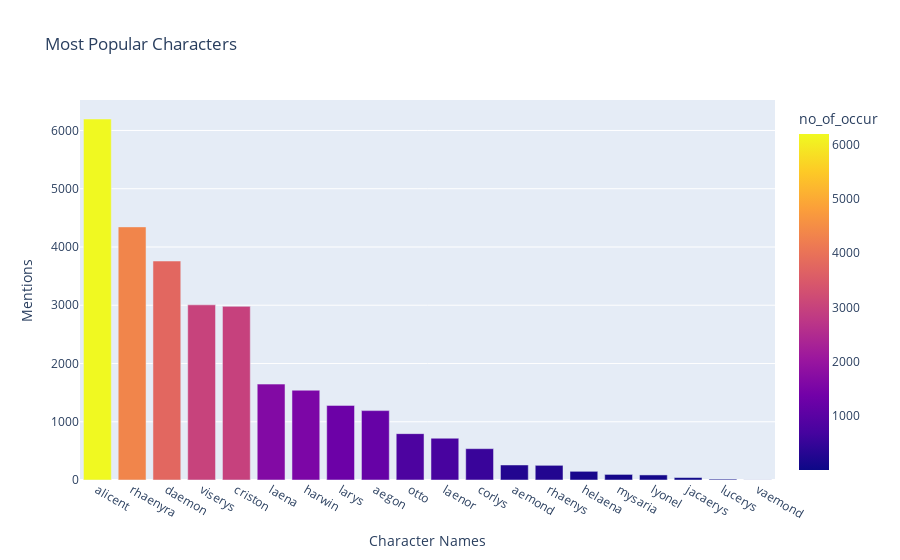

Notebook cell for this chart:
### Code cell
#visualizing most popular characters using plotly graph
fig = px.bar(char_count2, x = 'main_char' , y = 'no_of_occur', color = 'no_of_occur',title = 'Most Popular Characters' )
fig.update_xaxes(title_text = 'Character Names')
fig.update_yaxes(title_text = 'Mentions')
fig.show()

### Figure 1 — Plotly figure (JSON) as saved in the notebook; plotly's stock layout.template omitted (floating-point values rounded to 4 significant figures)
{"data": [{"alignmentgroup": "True", "hovertemplate": "main_char=%{x}<br>no_of_occur=%{marker.color}<extra></extra>", "legendgroup": "", "marker": {"color": [6197, 4345, 3759, 3007, 2981, 1646, 1541, 1281, 1191, 796, 717, 538, 258, 252, 149, 96, 87, 42, 15, 2], "coloraxis": "coloraxis", "pattern": {"shape": ""}}, "name": "", "offsetgroup": "", "orientation": "v", "showlegend": false, "textposition": "auto", "type": "bar", "x": ["alicent", "rhaenyra", "daemon", "viserys", "criston", "laena", "harwin", "larys", "aegon", "otto", "laenor", "corlys", "aemond", "rhaenys", "helaena", "mysaria", "lyonel", "jacaerys", "lucerys", "vaemond"], "xaxis": "x", "y": [6197, 4345, 3759, 3007, 2981, 1646, 1541, 1281, 1191, 796, 717, 538, 258, 252, 149, 96, 87, 42, 15, 2], "yaxis": "y"}], "layout": {"barmode": "relative", "coloraxis": {"colorbar": {"title": {"text": "no_of_occur"}}, "colorscale": [[0, "#0d0887"], [0.1111, "#46039f"], [0.2222, "#7201a8"], [0.3333, "#9c179e"], [0.4444, "#bd3786"], [0.5556, "#d8576b"], [0.6667, "#ed7953"], [0.7778, "#fb9f3a"], [0.8889, "#fdca26"], [1, "#f0f921"]]}, "legend": {"tracegroupgap": 0}, "title": {"text": "Most Popular Characters"}, "xaxis": {"anchor": "y", "domain": [0, 1], "title": {"text": "Character Names"}}, "yaxis": {"anchor": "x", "domain": [0, 1], "title": {"text": "Mentions"}}}}
